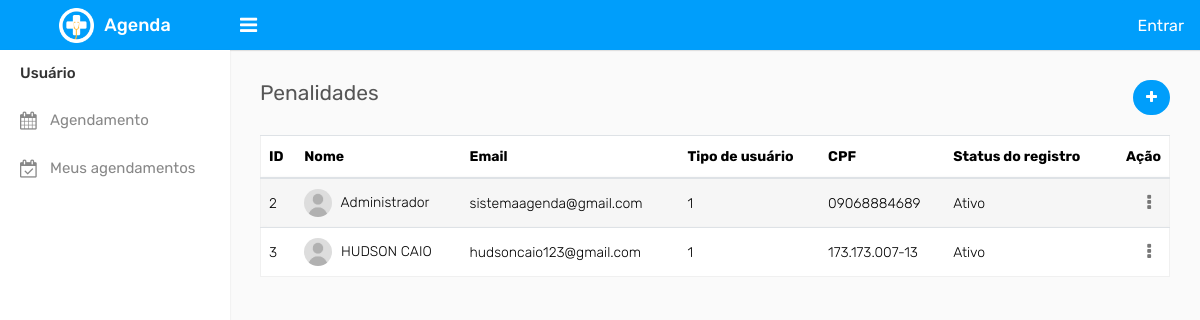
/listaUsuario.php, run on an earlier commit of the app's database.
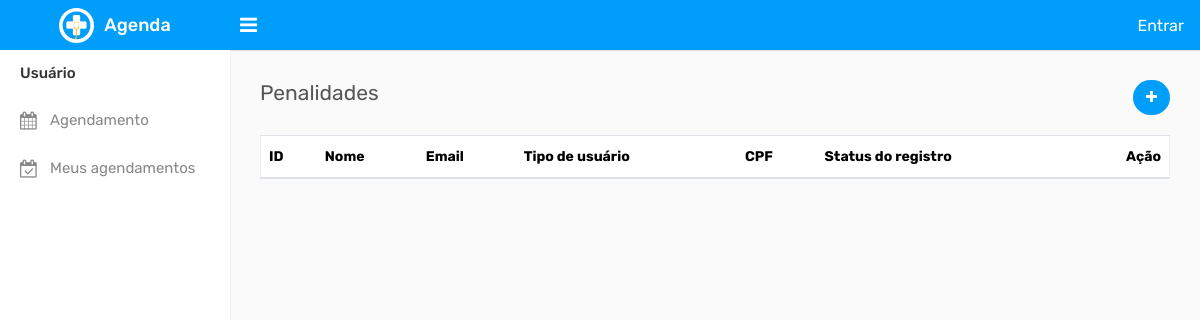
And on a later commit of the database.
### tables this page shows
CREATE TABLE IF NOT EXISTS `usuario` (
  `id` int NOT NULL AUTO_INCREMENT,
  `nome` varchar(255) NOT NULL,
  `email` varchar(191) NOT NULL,
  `senha` varchar(255) NOT NULL,
  `telefone` varchar(20) DEFAULT NULL,
  `statusRegistro` int DEFAULT '1' COMMENT '1 - Ativo, 2 - Inativo',
  `tipo_usuario` int NOT NULL COMMENT '1=admin, 2=cliente',
  `cpf` varchar(20) NOT NULL,
  PRIMARY KEY (`id`),
  UNIQUE KEY `email` (`email`)
);

### library/Database.php (called while the page is built, shortened)
<?php
class Database
{
    function dbConect()
    {
        try {
            $conn = new PDO(
                "mysql:host=localhost;dbname=marcacao_locais",
                "root",
                "",
                array(PDO::MYSQL_ATTR_INIT_COMMAND => 'SET NAMES utf8')
            );
            $conn->setAttribute(PDO::ATTR_ERRMODE, PDO::ERRMODE_EXCEPTION);
            return $conn;
        } catch (Exception $ex) {
            echo '<p style="color: red;">ERROR: '. $ex->getMessage(). "</p>";
        }
    }
    function dbSelect($query, $tipoRetorno = 'all', $dados = [])
    {
        try {
            $conn = $this->dbConect();
            $data = $conn->prepare($query);
            $data->execute($dados);
            if ($tipoRetorno == "all") {
                return $data->fetchAll();
            } else {
                return $data->fetch(PDO::FETCH_OBJ);
            }
        } catch (Exception $ex) {
            echo '<p style="color: red;">ERROR: '. $ex->getMessage(). "</p>";
            return [];
        }
    }
}

### helpers/Formulario.php (called while the page is built, shortened)
<?php
    function getStatusDescricao($status)
    {
        if ($status == 1) {
            return "Ativo";
        } elseif ($status == 2) {
            return "Inativo";
        } else {
            return "...";
        }
    }

### listaUsuario.php (the view, shortened to what this page needs)
<?php
    require_once "helpers/Formulario.php";
    require_once "library/Database.php";
    require_once "comuns/cabecalho.php";
    $db = new Database();
    $data = $db->dbSelect("SELECT * FROM usuario ORDER BY nome");
?>
    <div class="page-wrapper">
        <div class="content">
            <div class="row">
                <div class="col-sm-4 col-3">
                    <h4 class="page-title">Penalidades</h4>
                </div>
                <div class="col-sm-8 col-9 text-right m-b-20">
                    <a href="formPenalidade.php?acao=insert" class="btn btn btn-primary btn-rounded float-right"><i class="fa fa-plus"></i></a>
                </div>
            </div>
            <div class="row">
                <div class="col-md-12">
                    <div class="table-responsive">
                        <table id="tbListaUsuario" class="table table-border table-striped custom-table mb-0">
                            <thead>
                                <tr>
                                    <th>ID</th>
                                    <th>Nome</th>
                                    <th>Email</th>
                                    <th>Tipo de usuário</th>
                                    <th>CPF</th>
                                    <th>Status do registro</th>
                                    <th class="text-right">Ação</th>
                                </tr>
                            </thead>
                            <tbody>
                            <?php
                                foreach ($data as $row) {
                                    ?>
                                <tr>
                                    <td><?= $row['id'] ?></td>
                                    <td><img width="28" height="28" src="assets/img/user.jpg" class="rounded-circle m-r-5" alt=""> <?= $row['nome'] ?></td>
                                    <td><?= $row['email'] ?></td>
                                    <td><?= $row['tipo_usuario'] ?></td>
                                    <td><?= $row['cpf'] ?></td>
                                    <td><?= getStatusDescricao($row['statusRegistro']) ?></td>
                                    <td class="text-right">
                                        <div class="dropdown dropdown-action">
                                            <a href="#" class="action-icon dropdown-toggle" data-toggle="dropdown" aria-expanded="false"><i class="fa fa-ellipsis-v"></i></a>
                                        </div>
                                    </td>
                                </tr>
                            <?php
                                }
                                    ?>
                            </tbody>
                        </table>
                    </div>
                </div>
            </div>
        </div>
    </div>
<?php
    require_once 'comuns/rodape.php';
?>

What changed in the data, as far as the page shows it:
removed usuario: id "2", nome "Administrador", email "sistemaagenda@gmail.com", tipo_usuario "1", cpf "09068884689", statusRegistro "Ativo"
removed usuario: id "3", nome "HUDSON CAIO", email "hudsoncaio123@gmail.com", tipo_usuario "1", cpf "173.173.007-13", statusRegistro "Ativo"
